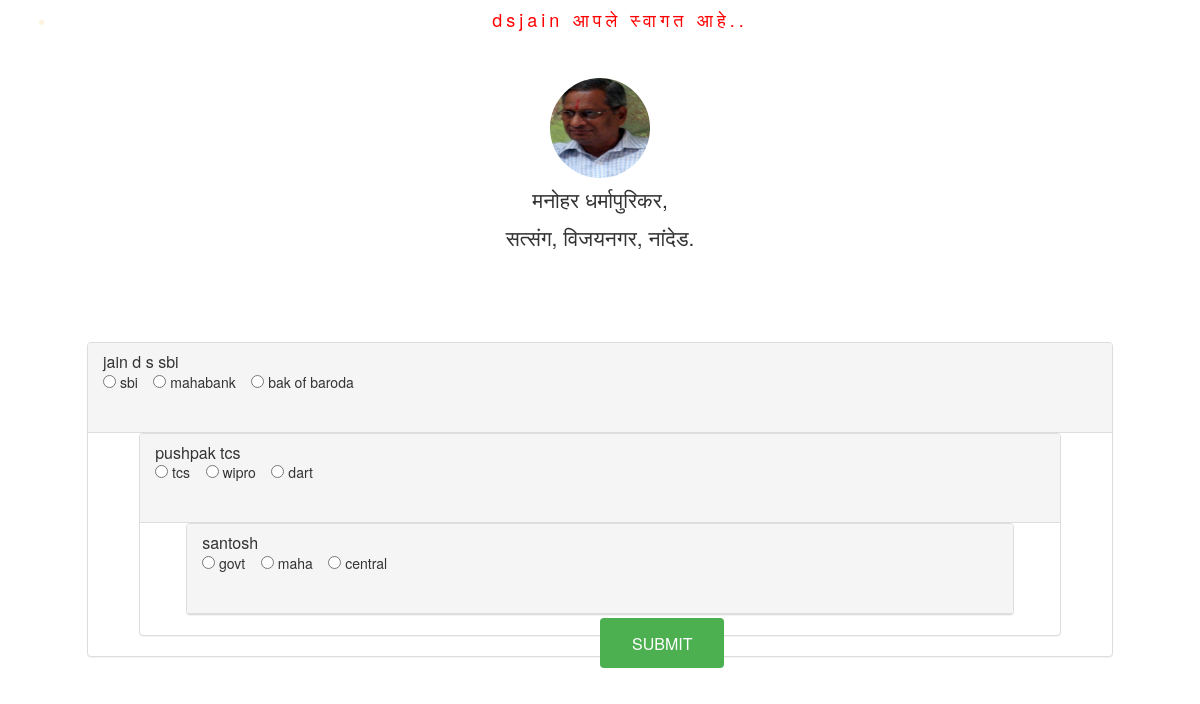
The app's page /PHP/Main_Page_.php (signed in) with its own data.
### tables this page shows
CREATE TABLE `question_ans_table` (
  `question` varchar(2000) DEFAULT NULL,
  `option_a` text,
  `option_b` text,
  `option_c` text,
  `answer` text,
  `id` int(5) NOT NULL,
  `date1` text NOT NULL,
  `start_exam` int(2) NOT NULL
);

### PHP/Main_Page_.php (the view, shortened to what this page needs)
<html>
<head>
  <link rel="stylesheet" href="https://maxcdn.bootstrapcdn.com/bootstrap/3.3.7/css/bootstrap.min.css">
</head>
  <body >
      <div class="container">
      <form action="submit_question.php" method="POST">
<div class="jumbotron text-center" style="background-color: #FFF">
    <div  style="background-color: #FFF;margin-top:30px;">
<img src="../IMAGES/md.jpg" class="img-circle" width="100px;" height="100px;">
<div class="caption">
<h4> <p>मनोहर धर्मापुरिकर, </p>
<p>सत्संग, विजयनगर, नांदेड.</p>  </h4>
</div>
</div>
  </div>
<nav class="navbar navbar-inverse navbar-fixed-top">
  <div class="container-fluid">
   <ul>
   <li ><?php echo '<h4 style="color:red;text-align:center;">'.$_SESSION['username'].' आपले स्वागत आहे..</h4> '; ?>
 </li>
 </ul>
  </div>
</nav>
        <?php
       $i=0;
        $sql=sprintf("select * from `question_ans_table` where `start_exam`='1'");
        $result=mysql_query($sql);
        $count=mysql_num_rows($result);
        if($count>0){
            while($row=mysql_fetch_assoc($result)){
                $i++;
        echo'
          <div class="panel panel-default" style="margin-left:5%;margin-right:5%">
            <div class="panel-heading">
              <h4 class="panel-title">'. $row['question'] .'</h4>
               <input type="radio" name="question'.$i.'" value="'.$row["option_a"].'" id="'.$i.'"> '.$row["option_a"].'
              &nbsp&nbsp  <input type="radio" name="question'.$i.'" value="'.$row["option_b"].'" id="'.$i.'"> '.$row["option_b"].'
              &nbsp&nbsp   <input type="radio" name="question'.$i.'" value="'.$row["option_c"].'" id="'.$i.'"> '.$row["option_c"].'
              &nbsp&nbsp
            <div class="panel-body">
            </div>
          </div>
        ';
            }
			echo' <input type="submit" class="btn1 btn navbar-brand "  value="SUBMIT" name="btn_submit" style="margin-left:50%;"></input>';
             }
        else{
            echo '<div class="alert alert-warning" style="text-align:center;">
            Sorry no questions found
            </div>
            ';
        }
        ?>
</form>
</div>
  </body>
  </html>

### PHP/Main_Page_.php (style rules this page uses)
.navbar { margin-bottom: 0; background-color: #FFF; z-index: 9999; border: 0; font-size: 12px !important; line-height: 1.42857143 !important; letter-spacing: 4px; border-radius: 0; }
.navbar li a, .navbar { color: #FFF3E0 !important; }
.btn1 { background-color: #4CAF50; border: none; color: white; padding: 16px 32px; text-align: center; text-decoration: none; display: inline-block; font-size: 16px; margin: 4px 2px; -webkit-transition-duration: 0.4s; transition-duration: 0.4s; cursor: pointer; }
.btn1 { color: #fff !important; }

### records on screen
question_ans_table: question "jain d s sbi", option_a "sbi", option_b "mahabank", option_c "bak of baroda"
question_ans_table: question "pushpak tcs", option_a "tcs", option_b "wipro", option_c "dart"
question_ans_table: question "santosh", option_a "govt", option_b "maha", option_c "central"

### other values on screen
$_SESSION['username'] "dsjain"
